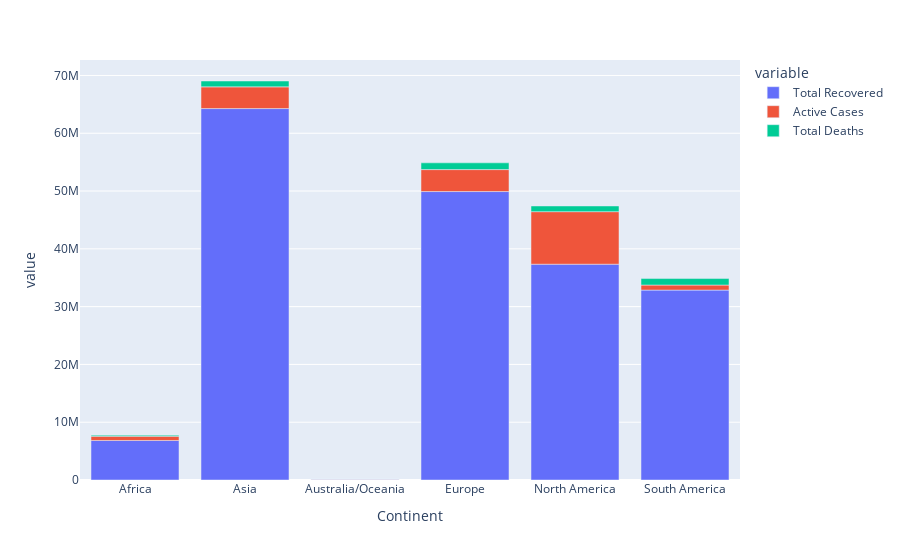

The code cell stored with this chart in its notebook:
### Code cell
fig = px.bar(continent_df, x = continent_df.index, y=["Total Recovered", "Active Cases",
             "Total Deaths"])

fig.show()

### Figure 1 — Plotly figure (JSON) as saved in the notebook; plotly's stock layout.template omitted (floating-point values rounded to 4 significant figures)
{"data": [{"alignmentgroup": "True", "hovertemplate": "variable=Total Recovered<br>Continent=%{x}<br>value=%{y}<extra></extra>", "legendgroup": "Total Recovered", "marker": {"color": "#636efa", "pattern": {"shape": ""}}, "name": "Total Recovered", "offsetgroup": "Total Recovered", "orientation": "v", "showlegend": true, "textposition": "auto", "type": "bar", "x": ["Africa", "Asia", "Australia/Oceania", "Europe", "North America", "South America"], "xaxis": "x", "y": [6840520, 64270451, 112222, 49910541, 37342785, 32863330], "yaxis": "y"}, {"alignmentgroup": "True", "hovertemplate": "variable=Active Cases<br>Continent=%{x}<br>value=%{y}<extra></extra>", "legendgroup": "Active Cases", "marker": {"color": "#EF553B", "pattern": {"shape": ""}}, "name": "Active Cases", "offsetgroup": "Active Cases", "orientation": "v", "showlegend": true, "textposition": "auto", "type": "bar", "x": ["Africa", "Asia", "Australia/Oceania", "Europe", "North America", "South America"], "xaxis": "x", "y": [729508, 3755744, 41343, 3803980, 9087444, 867996], "yaxis": "y"}, {"alignmentgroup": "True", "hovertemplate": "variable=Total Deaths<br>Continent=%{x}<br>value=%{y}<extra></extra>", "legendgroup": "Total Deaths", "marker": {"color": "#00cc96", "pattern": {"shape": ""}}, "name": "Total Deaths", "offsetgroup": "Total Deaths", "orientation": "v", "showlegend": true, "textposition": "auto", "type": "bar", "x": ["Africa", "Asia", "Australia/Oceania", "Europe", "North America", "South America"], "xaxis": "x", "y": [193805, 1015267, 2071, 1167737, 987245, 1126976], "yaxis": "y"}], "layout": {"barmode": "relative", "legend": {"title": {"text": "variable"}, "tracegroupgap": 0}, "margin": {"t": 60}, "xaxis": {"anchor": "y", "domain": [0, 1], "title": {"text": "Continent"}}, "yaxis": {"anchor": "x", "domain": [0, 1], "title": {"text": "value"}}}}
